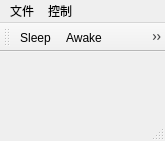
<?xml version="1.0" encoding="UTF-8"?>
<ui version="4.0">
 <class>SimulatorToolsWindow</class>
 <widget class="QMainWindow" name="SimulatorToolsWindow">
  <property name="geometry">
   <rect>
    <x>0</x>
    <y>0</y>
    <width>165</width>
    <height>141</height>
   </rect>
  </property>
  <property name="windowTitle">
   <string>MainWindow</string>
  </property>
  <widget class="QWidget" name="centralwidget">
   <layout class="QHBoxLayout" name="horizontalLayout">
    <property name="spacing">
     <number>0</number>
    </property>
    <property name="leftMargin">
     <number>0</number>
    </property>
    <property name="topMargin">
     <number>0</number>
    </property>
    <property name="rightMargin">
     <number>0</number>
    </property>
    <property name="bottomMargin">
     <number>0</number>
    </property>
    <item>
     <widget class="Simulator" name="widget" native="true"/>
    </item>
   </layout>
  </widget>
  <widget class="QMenuBar" name="menubar">
   <property name="geometry">
    <rect>
     <x>0</x>
     <y>0</y>
     <width>165</width>
     <height>20</height>
    </rect>
   </property>
   <widget class="QMenu" name="menu">
    <property name="title">
     <string>文件</string>
    </property>
    <addaction name="actionOpenProject"/>
   </widget>
   <widget class="QMenu" name="menu_2">
    <property name="title">
     <string>控制</string>
    </property>
    <addaction name="actionSleep"/>
    <addaction name="actionAwake"/>
    <addaction name="actionChangeTime"/>
    <addaction name="actionSave"/>
    <addaction name="actionLoad"/>
    <addaction name="actionLeft"/>
    <addaction name="actionMiddle"/>
    <addaction name="actionRight"/>
   </widget>
   <addaction name="menu"/>
   <addaction name="menu_2"/>
  </widget>
  <widget class="QStatusBar" name="statusbar"/>
  <widget class="QToolBar" name="toolBar">
   <property name="windowTitle">
    <string>toolBar</string>
   </property>
   <attribute name="toolBarArea">
    <enum>TopToolBarArea</enum>
   </attribute>
   <attribute name="toolBarBreak">
    <bool>false</bool>
   </attribute>
   <addaction name="actionSleep"/>
   <addaction name="actionAwake"/>
   <addaction name="actionChangeTime"/>
   <addaction name="actionSave"/>
   <addaction name="actionLoad"/>
  </widget>
  <action name="actionOpenProject">
   <property name="text">
    <string>OpenProject</string>
   </property>
  </action>
  <action name="actionSleep">
   <property name="text">
    <string>Sleep</string>
   </property>
  </action>
  <action name="actionAwake">
   <property name="text">
    <string>Awake</string>
   </property>
  </action>
  <action name="actionChangeTime">
   <property name="text">
    <string>ChangeTime</string>
   </property>
  </action>
  <action name="actionSave">
   <property name="text">
    <string>Save</string>
   </property>
  </action>
  <action name="actionLoad">
   <property name="text">
    <string>Load</string>
   </property>
  </action>
  <action name="actionLeft">
   <property name="text">
    <string>Left</string>
   </property>
   <property name="shortcut">
    <string>A</string>
   </property>
  </action>
  <action name="actionMiddle">
   <property name="text">
    <string>Middle</string>
   </property>
   <property name="shortcut">
    <string>S</string>
   </property>
  </action>
  <action name="actionRight">
   <property name="text">
    <string>Right</string>
   </property>
   <property name="shortcut">
    <string>D</string>
   </property>
  </action>
 </widget>
 <customwidgets>
  <customwidget>
   <class>Simulator</class>
   <extends>QWidget</extends>
   <header>simulator/simulator.h</header>
   <container>1</container>
  </customwidget>
 </customwidgets>
 <resources/>
 <connections/>
</ui>
